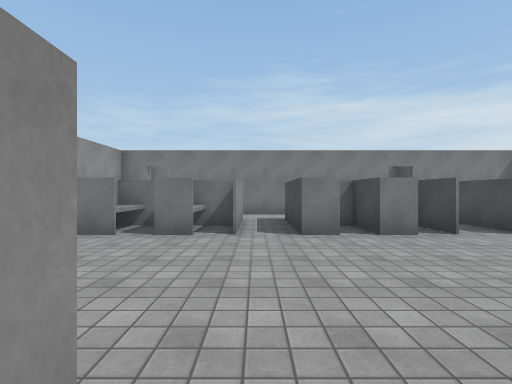
[1] (above)

23 first-person views from a walk through a scene from a Unity 3-D project. The camera is 1.4 m above the floor, looks level and sees 85° across. The floor is counted in squares, 2 m on a side. Each view is taken from the middle of a square. On the plan, view 1 faces up. The plan holds only what a view shows up to about 9 squares ahead; the rest is blank. The place goes on beyond the plan. Surface patterns are stand-ins for the level's own textures.

[2]
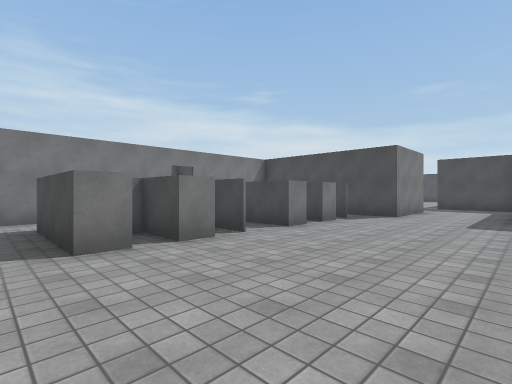

[3]
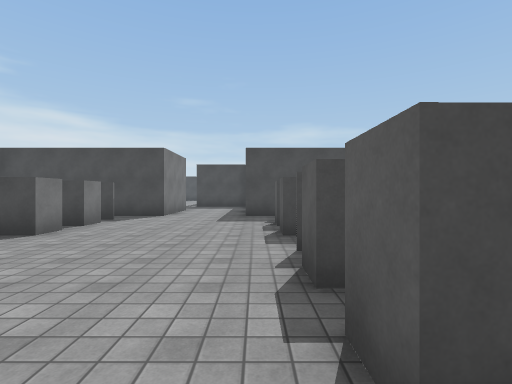

[4]
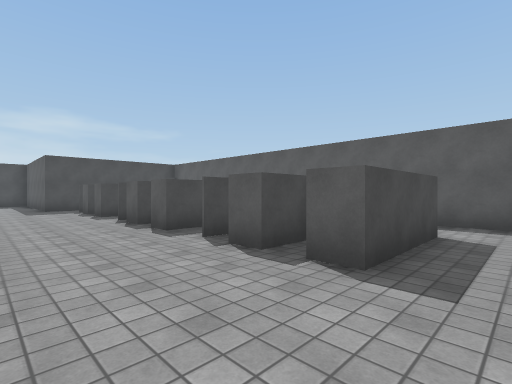

[5]
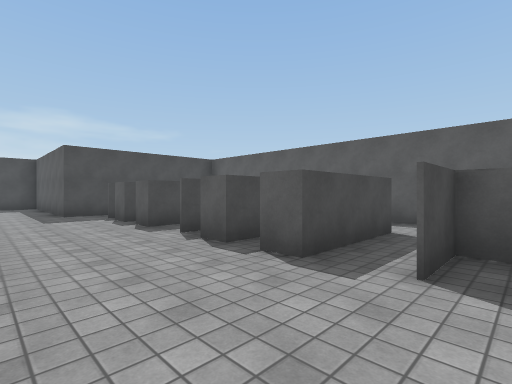

[6]
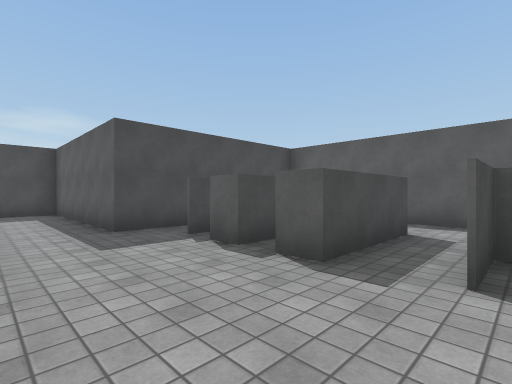

[7]
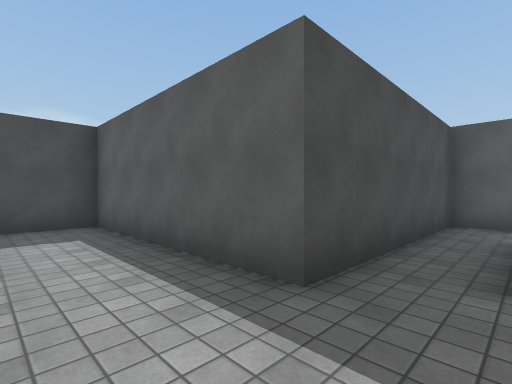

[8]
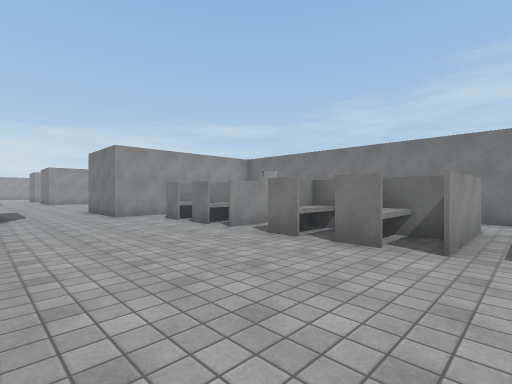

[9]
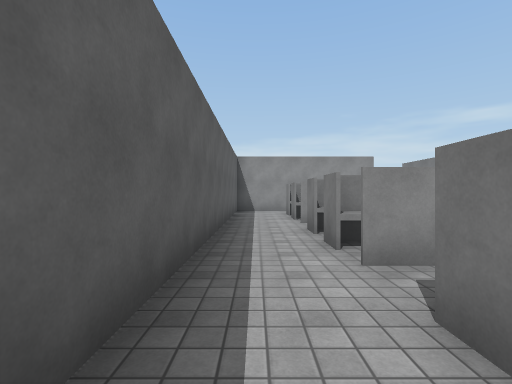

[10]
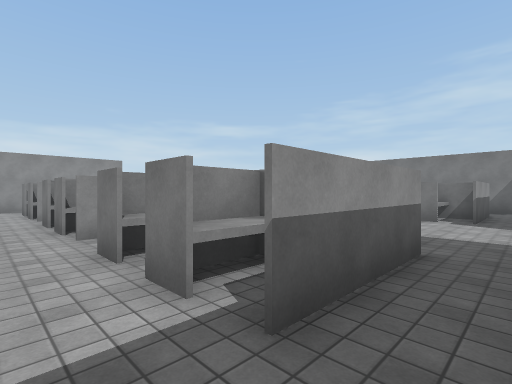

[11]
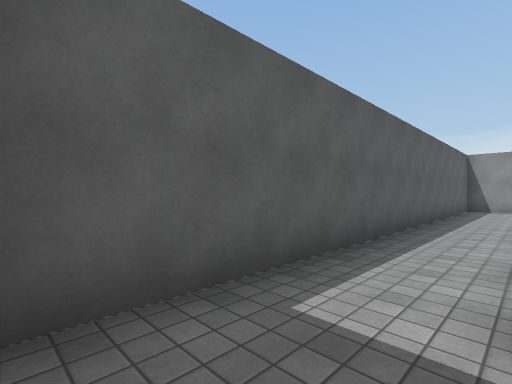

[12]
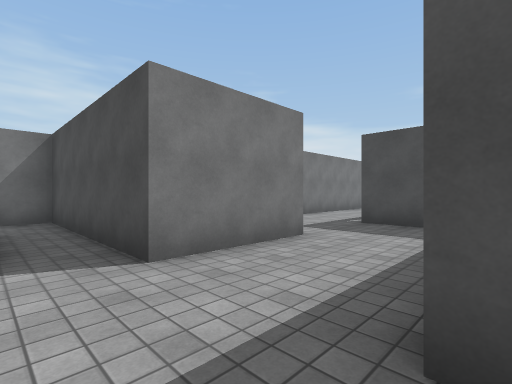

[13]
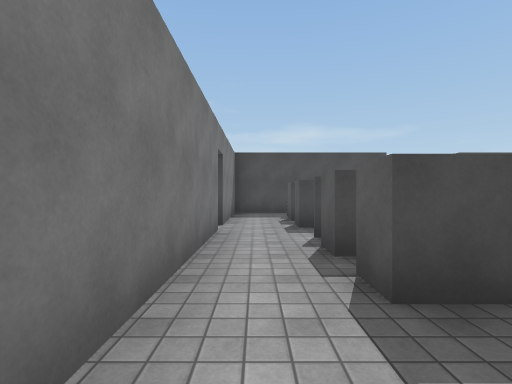

[14]
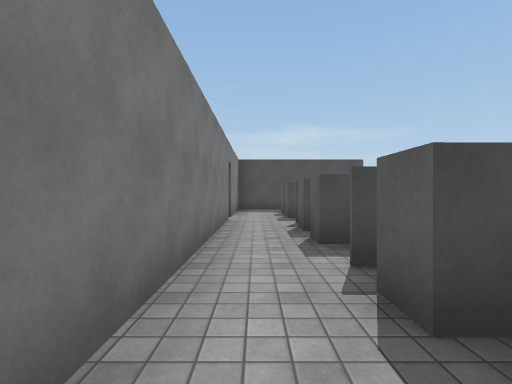

[15]
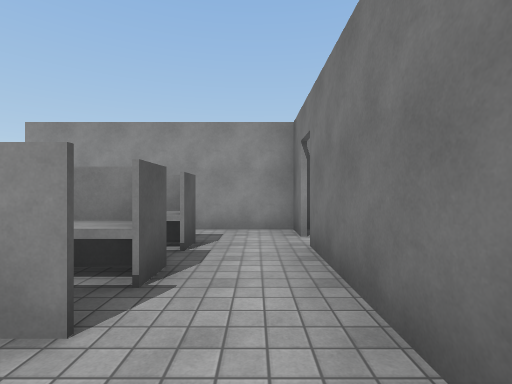

[16]
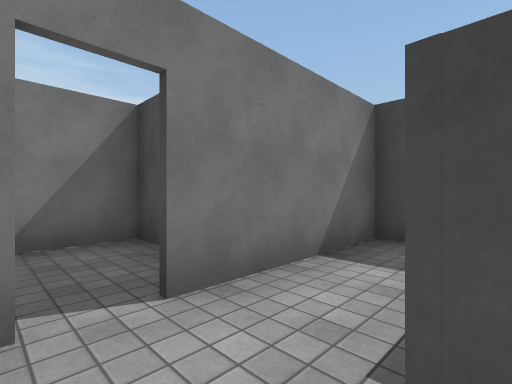

[17]
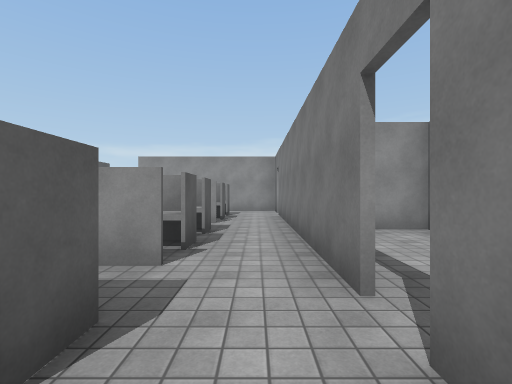

[18]
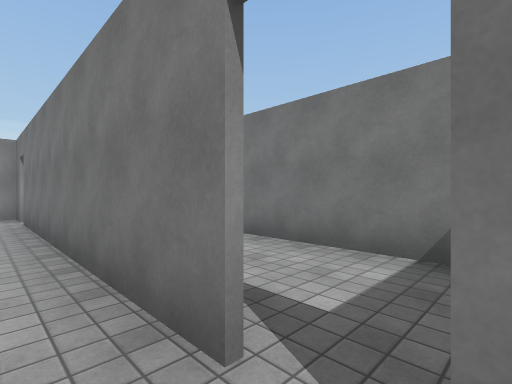

[19]
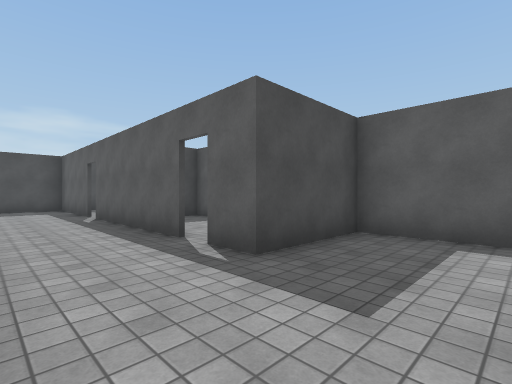

[20]
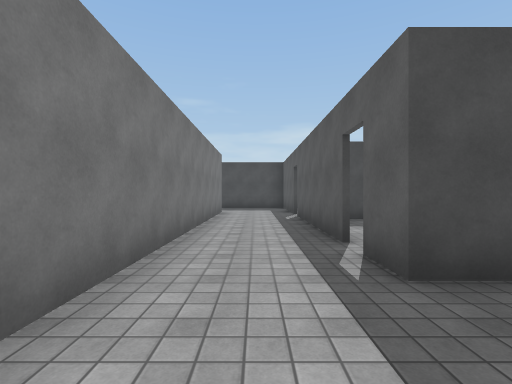

[21]
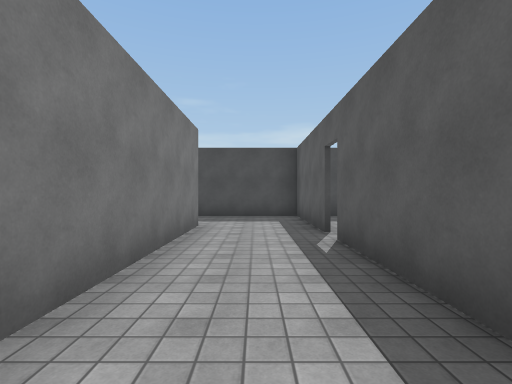

[22]
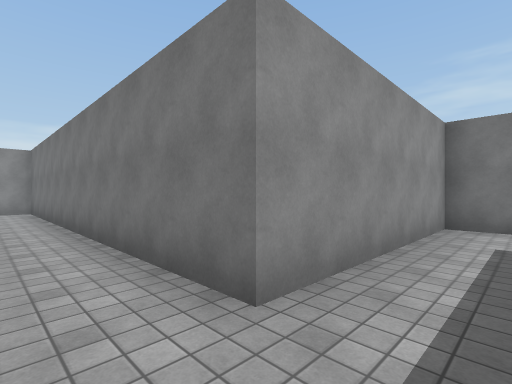

[23]
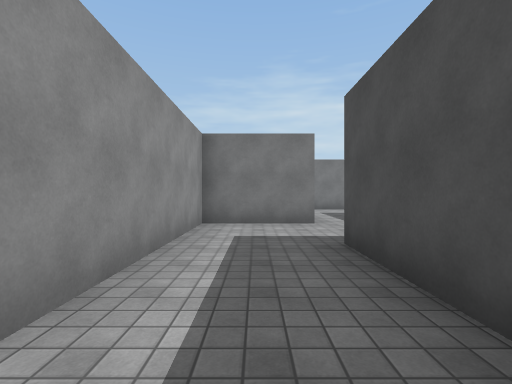

### Floor plan
Ten units are one square. View 1 is at (0, 0); x grows to the right and y downward. Boxes are objects, and circles mark ways between rooms. Rooms are numbered by the first view taken in them; rooms with no view inside come last. Other rooms are left out.
<svg viewBox="-47 -117 284 159">
<path fill="none" stroke="#000" d="M20 -6 28 -6M14 -45 7 -45M26 -45 20 -45M33 12 33 20M26 16 26 20M-10 -45 -18 -45M-9 7 -4 7 -4 -6M51 -45 45 -45M33 -58 8 -58M7 20 7 -6 14 -6M58 2 58 -6 65 -6M-17 5 -17 -6 -10 -6M-4 -58 -16 -58M45 20 45 -6 51 -6M65 -45 58 -45M71 -5 71 20M64 12 64 20M-20 -58 -29 -58M-22 20 -29 20 -29 -6 -22 -6M-23 -59 -23 -45 -30 -45M70 -58 61 -58M-42 -52 -42 -36M-29 -71 -29 -49M-37 37 -25 37M82 37 82 -13M51 20 45 20M35 37 82 37M64 20 58 20M-17 -68 -17 -72 -10 -72M-30 -72 -22 -72M-6 -87 -26 -87M-42 -90 -42 -69M20 -72 28 -72M-3 -71 -3 -46M-10 -72 -10 -66M-16 -71 -16 -62M-10 -59 -10 -45M41 -87 -6 -87M-16 -58 -16 -50M7 -45 7 -72 14 -72M59 -72 65 -72M33 -71 33 -46M26 -59 26 -45M82 -87 49 -87M45 -45 45 -72 51 -72M58 -45 58 -50M199 -38 232 -38 232 -89M149 -38 191 -38M132 -38 141 -38M225 -112 208 -112 208 -62 108 -62 108 -54M109 -37 82 -37M82 -13 132 -13 132 -38M-10 20 -15 20M14 20 7 20M-25 37 35 37M26 20 20 20M71 -71 71 -46M82 -37 82 -87M58 -112 8 -112 8 -101"/>
<circle cx="40" cy="20" r="3" fill="#2a7"/>
<circle cx="80" cy="30" r="3" fill="#2a7"/>
<circle cx="0" cy="-50" r="3" fill="#2a7"/>
<circle cx="40" cy="-50" r="3" fill="#2a7"/>
<circle cx="95" cy="-25" r="3" fill="#2a7"/>
<circle cx="-30" cy="30" r="3" fill="#2a7"/>
<circle cx="0" cy="15" r="3" fill="#2a7"/>
<circle cx="80" cy="-50" r="3" fill="#2a7"/>
<circle cx="30" cy="30" r="3" fill="#2a7"/>
<circle cx="-10" cy="-80" r="3" fill="#2a7"/>
<circle cx="30" cy="-80" r="3" fill="#2a7"/>
<circle cx="70" cy="-80" r="3" fill="#2a7"/>
<circle cx="40" cy="-90" r="3" fill="#2a7"/>
<circle cx="115" cy="-40" r="3" fill="#2a7"/>
<text x="20" y="-20">1</text>
<text x="50" y="30">2</text>
<text x="-20" y="-80">3</text>
<text x="10" y="-80">4</text>
<text x="50" y="-80">5</text>
<text x="180" y="-60">6</text>
<text x="100" y="-30">7</text>
<text x="0" y="30">8</text>
<text x="80" y="-70">9</text>
<text x="30" y="-100">10</text>
</svg>
Room 1 opens to room 2. Room 1 opens to room 4. Room 1 opens to room 5. Room 1 opens to room 7. Room 1 opens to room 8. Room 1 opens to room 9. Room 2 opens to room 8. Room 3 opens to room 4. Room 4 opens to room 5. Room 5 opens to room 9. Room 5 opens to room 10. Room 6 opens to room 7.

Where each view was taken, in squares from view 1:
view 1: 0 up, 0 right, facing up
view 2: 1 up, 0 right, facing up-right
view 3: 1 up, 0 right, facing right
view 4: 3 up, 4 left, facing down-right
view 5: 3 up, 1 left, facing down-right
view 6: 3 up, 3 right, facing down-right
view 7: 3 up, 7 right, facing down-right
view 8: 1 up, 4 right, facing up-left
view 9: 3 down, 6 right, facing left
view 10: 3 down, 8 right, facing up-left
view 11: 2 down, 8 right, facing down-left
view 12: 1 up, 7 right, facing up-right
view 13: 8 up, 1 left, facing right
view 14: 8 up, 3 left, facing right
view 15: 8 up, 1 right, facing left
view 16: 7 up, 4 right, facing up-right
view 17: 8 up, 6 right, facing left
view 18: 8 up, 5 right, facing up-left
view 19: 6 up, 11 right, facing down-right
view 20: 5 up, 11 right, facing right
view 21: 5 up, 15 right, facing right
view 22: 5 up, 22 right, facing up-left
view 23: 5 up, 22 right, facing up
